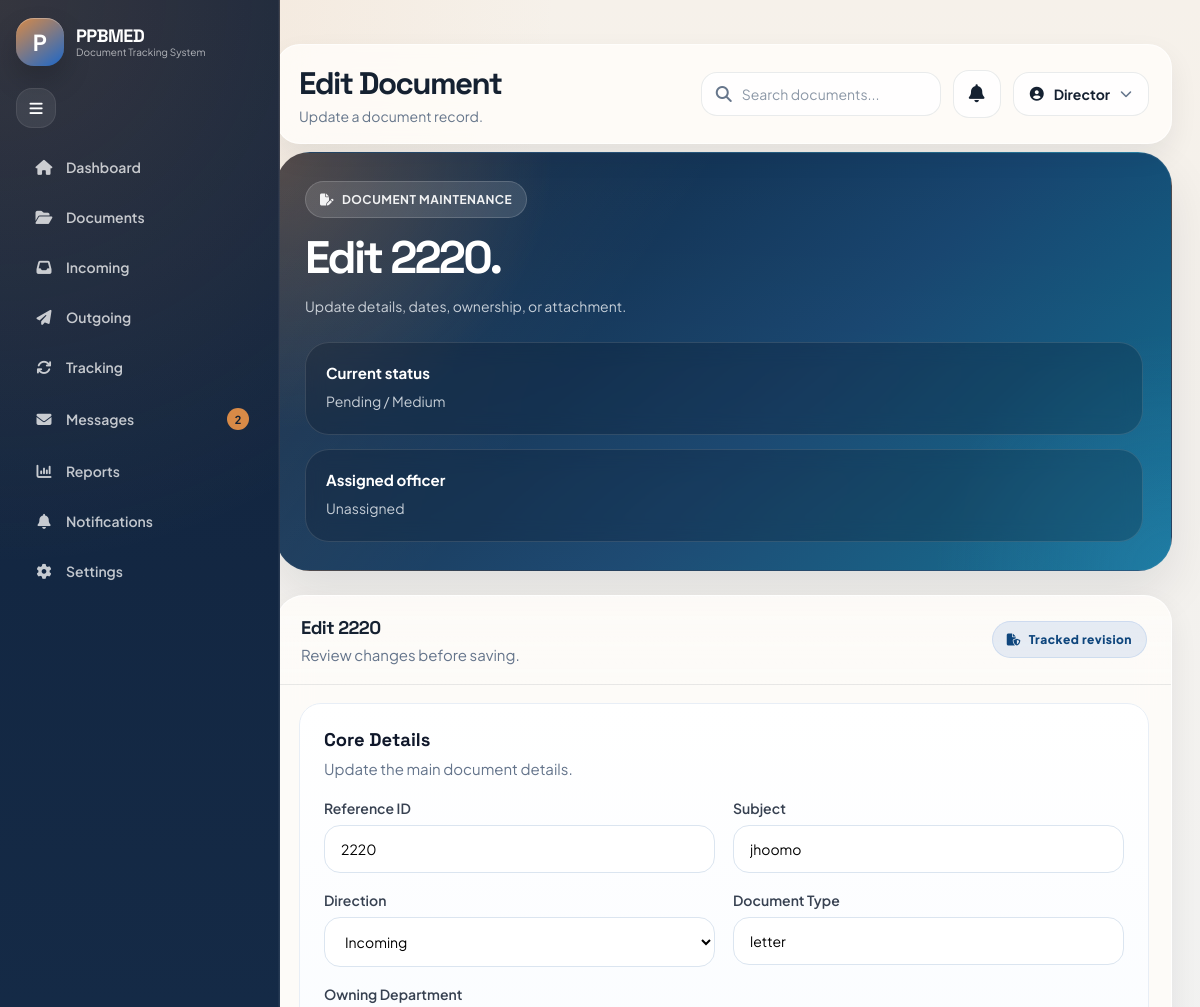
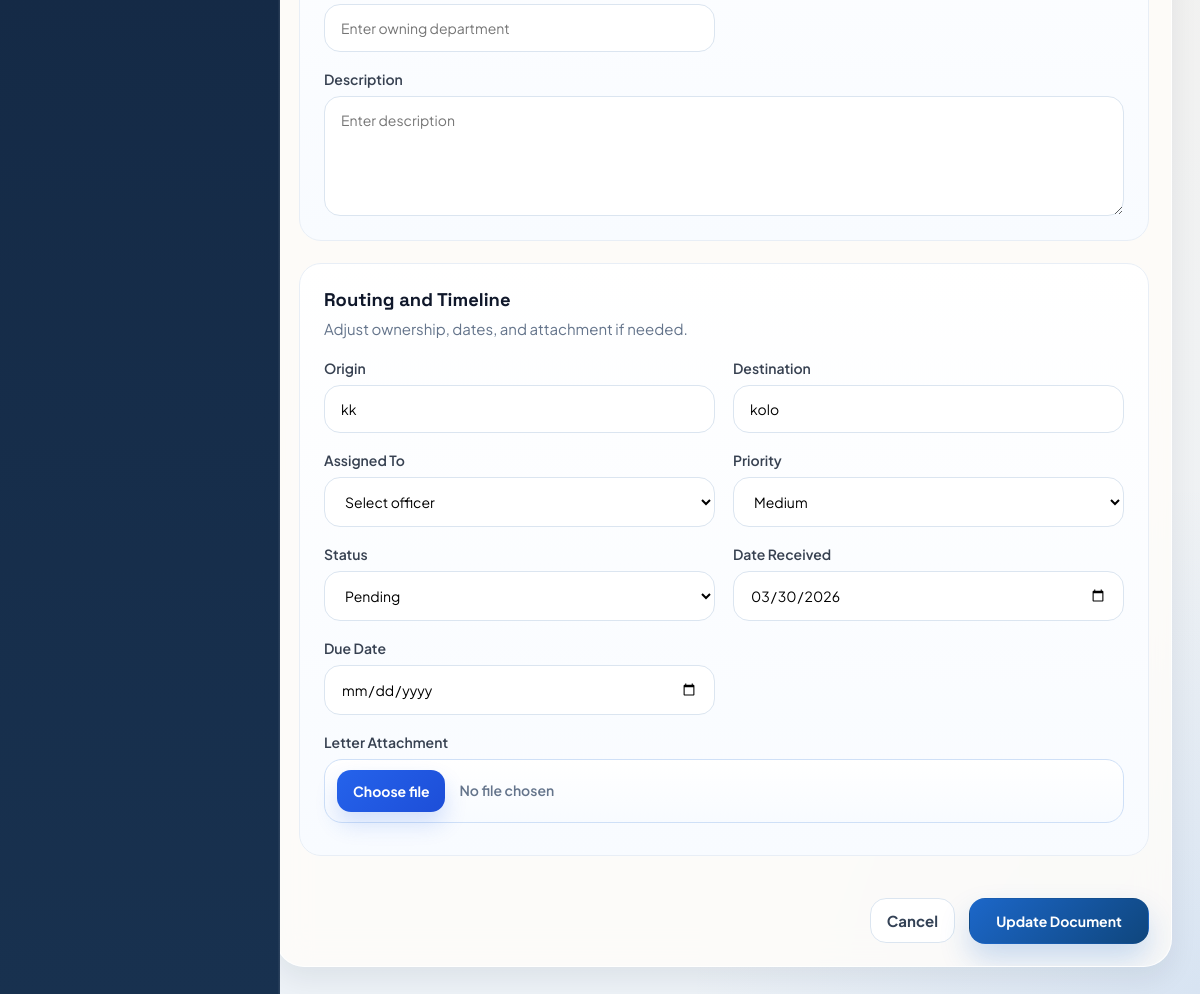
/documents/2/edit/ (signed in), run on the app's committed database (2 pictures, top to bottom).
### coreapp/models.py (models this page shows, shortened)
class Staff(models.Model):
    ROLE_CHOICES = [
        ('Director', 'Director'),
        ('Deputy Director', 'Deputy Director'),
        ('Staff', 'Staff'),
        ('Registry', 'Registry'),
        ('Admin', 'Admin'),
    ]
    user = models.OneToOneField(
        User,
        on_delete=models.CASCADE,
        null=True,
        blank=True,
        related_name='staff_profile'
    )
    full_name = models.CharField(max_length=255)
    role = models.CharField(max_length=50, choices=ROLE_CHOICES, default='Staff')
    department = models.CharField(max_length=255, blank=True, null=True)
    email = models.EmailField(blank=True, null=True)
    is_active = models.BooleanField(default=True)
    is_archived = models.BooleanField(default=False)
    archived_at = models.DateTimeField(blank=True, null=True)
    created_at = models.DateTimeField(auto_now_add=True)
    class Meta:
        ordering = ['full_name']
    def __str__(self):
        return f"{self.full_name} ({self.role})"

class Document(models.Model):
    DIRECTION_CHOICES = [
        ('Incoming', 'Incoming'),
        ('Outgoing', 'Outgoing'),
    ]
    PRIORITY_CHOICES = [
        ('Low', 'Low'),
        ('Medium', 'Medium'),
        ('High', 'High'),
    ]
    STATUS_CHOICES = [
        ('Pending', 'Pending'),
        ('In Progress', 'In Progress'),
        ('Completed', 'Completed'),
        ('Overdue', 'Overdue'),
    ]
    reference_id = models.CharField(max_length=50, unique=True)
    subject = models.CharField(max_length=255)
    description = models.TextField(blank=True, null=True)
    direction = models.CharField(max_length=20, choices=DIRECTION_CHOICES, default='Incoming')
    document_type = models.CharField(max_length=100, blank=True, null=True)
    origin = models.CharField(max_length=255)
    destination = models.CharField(max_length=255)
    assigned_to = models.ForeignKey(
        Staff,
        on_delete=models.SET_NULL,
        blank=True,
        null=True,
        related_name='assigned_documents'
    )
    priority = models.CharField(max_length=20, choices=PRIORITY_CHOICES, default='Medium')
    status = models.CharField(max_length=20, choices=STATUS_CHOICES, default='Pending')
    date_received = models.DateField()
    due_date = models.DateField(blank=True, null=True)
    attachment = models.FileField(upload_to='documents/', blank=True, null=True)
    department = models.CharField(max_length=255, blank=True, null=True)
    is_archived = models.BooleanField(default=False)
    archived_at = models.DateTimeField(blank=True, null=True)
    created_at = models.DateTimeField(auto_now_add=True)

### coreapp/views.py (the view)
# urls.py: path("documents/<int:pk>/edit/", views.edit_document, name="edit_document"),
@role_required("Director", "Deputy Director", "Staff", "Registry", "Admin")
def edit_document(request, pk):
    staff_user = get_logged_in_staff(request)
    document = get_object_or_404(Document, pk=pk)
    require_permission(staff_user, "edit_document", "You do not have permission to edit documents.")
    if not can_access_document(staff_user, document):
        raise PermissionDenied("You do not have permission to edit this document.")
    if document.is_archived:
        raise PermissionDenied("Restore this document before editing it.")
    if request.method == 'POST':
        form = DocumentForm(request.POST, request.FILES, instance=document)
        if form.is_valid():
            updated_document = form.save(commit=False)
            if staff_user.role == "Staff":
                updated_document.assigned_to = staff_user
                updated_document.department = staff_user.department
            if not updated_document.department and updated_document.assigned_to:
                updated_document.department = updated_document.assigned_to.department
            updated_document.save()
            log_audit_event(
                staff_user,
                "Document Updated",
                "Document",
                updated_document.reference_id,
                f"Updated document details for {updated_document.subject}.",
            )
            messages.success(request, f"Document {updated_document.reference_id} updated successfully.")
            return redirect('document_detail', pk=document.pk)
    else:
        form = DocumentForm(instance=document)
    return render(request, "coreapp/edit_document.html", {
        **get_base_context(request),
        "form": form,
        "document": document,
    })

### coreapp/templates/coreapp/edit_document.html (shortened to what this page needs)
{% extends 'coreapp/base.html' %}
{% load static %}
{% block extra_css %}<link rel="stylesheet" href="{% static 'coreapp/css/edit-document.css' %}?v=20260330d">{% endblock %}
{% block page_title %}Edit Document{% endblock %}
{% block page_subtitle %}Update a document record.{% endblock %}
{% block content %}
<section class="edit-document-hero">
    <div class="edit-document-copy">
        <div class="edit-document-badge">
            <i class="fas fa-file-pen"></i>
            <span>Document maintenance</span>
        </div>
        <h2>Edit {{ document.reference_id }}.</h2>
        <p>Update details, dates, ownership, or attachment.</p>
    </div>
    <div class="edit-document-side">
        <div class="document-side-card">
            <strong>Current status</strong>
            <p>{{ document.status }} / {{ document.priority }}</p>
        </div>
        <div class="document-side-card subtle">
            <strong>Assigned officer</strong>
            <p>{% if document.assigned_to %}{{ document.assigned_to.full_name }}{% else %}Unassigned{% endif %}</p>
        </div>
    </div>
</section>
<div class="card edit-document-card">
    <div class="card-header edit-document-header">
        <div>
            <h2>Edit {{ document.reference_id }}</h2>
            <p>Review changes before saving.</p>
        </div>
        <div class="document-edit-chip">
            <i class="fas fa-file-shield"></i>
            <span>Tracked revision</span>
        </div>
    </div>
    <div class="panel-body">
        <form method="post" enctype="multipart/form-data" class="document-form edit-document-form">
            <section class="form-section">
                <div class="form-section-heading">
                    <h3>Core Details</h3>
                    <p>Update the main document details.</p>
                </div>
                <div class="form-grid">
                    <div class="form-group">
                        <label for="{{ form.reference_id.id_for_label }}">Reference ID</label>
                        {{ form.reference_id }}
                    </div>
                    <div class="form-group">
                        <label for="{{ form.subject.id_for_label }}">Subject</label>
                        {{ form.subject }}
                    </div>
                    <div class="form-group">
                        <label for="{{ form.direction.id_for_label }}">Direction</label>
                        {{ form.direction }}
                    </div>
                    <div class="form-group">
                        <label for="{{ form.document_type.id_for_label }}">Document Type</label>
                        {{ form.document_type }}
                    </div>
                    <div class="form-group">
                        <label for="{{ form.department.id_for_label }}">Owning Department</label>
                        {{ form.department }}
                    </div>
                    <div class="form-group full-width">
                        <label for="{{ form.description.id_for_label }}">Description</label>
                        {{ form.description }}
                    </div>
                </div>
            </section>
            <section class="form-section">
                <div class="form-section-heading">
                    <h3>Routing and Timeline</h3>
                    <p>Adjust ownership, dates, and attachment if needed.</p>
                </div>
                <div class="form-grid">
                    <div class="form-group">
                        <label for="{{ form.origin.id_for_label }}">Origin</label>
                        {{ form.origin }}
                    </div>
                    <div class="form-group">
                        <label for="{{ form.destination.id_for_label }}">Destination</label>
                        {{ form.destination }}
                    </div>
                    <div class="form-group">
                        <label for="{{ form.assigned_to.id_for_label }}">Assigned To</label>
                        {{ form.assigned_to }}
                    </div>
                    <div class="form-group">
                        <label for="{{ form.priority.id_for_label }}">Priority</label>
                        {{ form.priority }}
                    </div>
                    <div class="form-group">
                        <label for="{{ form.status.id_for_label }}">Status</label>
                        {{ form.status }}
                    </div>
                    <div class="form-group">
                        <label for="{{ form.date_received.id_for_label }}">Date Received</label>
                        {{ form.date_received }}
                    </div>
                    <div class="form-group">
                        <label for="{{ form.due_date.id_for_label }}">Due Date</label>
                        {{ form.due_date }}
                    </div>
                    <div class="form-group full-width">
                        <label for="{{ form.attachment.id_for_label }}">Letter Attachment</label>
                    </div>
                </div>
            </section>
            <div class="form-actions edit-document-actions">
                <a href="{% url 'document_detail' document.pk %}" class="document-cancel-link">Cancel</a>
                <button type="submit" class="save-btn document-save-btn">Update Document</button>
            </div>
        </form>
    </div>
</div>
{% endblock %}

### coreapp/templates/coreapp/base.html (shortened to what this page needs)
{% load static %}
<!DOCTYPE html>
<html lang="en">
<head>
    <link rel="stylesheet" href="{% static 'coreapp/css/dashboard.css' %}">
    <link rel="stylesheet" href="{% static 'coreapp/css/dashboard-layout.css' %}">
    <link rel="stylesheet" href="https://cdnjs.cloudflare.com/ajax/libs/font-awesome/6.5.2/css/all.min.css">
    {% block extra_css %}{% endblock %}
    <link rel="stylesheet" href="{% static 'coreapp/css/modern-theme.css' %}?v=20260331b">
</head>
<body class="{% if dark_mode_enabled %}theme-dark{% endif %}">
    <div class="dashboard-container" id="dashboardContainer">
        <aside class="sidebar" id="sidebar">
            <div class="logo-area small-logo">
                <div class="logo-box">P</div>
                <div class="logo-text sidebar-text">
                    <h2>PPBMED</h2>
                    <p>Document Tracking System</p>
                </div>
            </div>
            <button type="button" class="sidebar-toggle" id="sidebarToggle" title="Toggle Sidebar">
                <i class="fas fa-bars"></i>
            </button>
            <nav class="sidebar-menu">
                <a href="{% url 'dashboard' %}" class="menu-item {% if request.resolver_match.url_name == 'dashboard' %}active{% endif %}">
                    <i class="fas fa-house"></i><span class="sidebar-text">Dashboard</span>
                </a>
                {% if permission_flags.view_documents %}
                <a href="{% url 'documents' %}" class="menu-item {% if request.resolver_match.url_name == 'documents' %}active{% endif %}">
                    <i class="fas fa-folder-open"></i><span class="sidebar-text">Documents</span>
                </a>
                {% endif %}
                {% if permission_flags.view_incoming %}
                <a href="{% url 'incoming' %}" class="menu-item {% if request.resolver_match.url_name == 'incoming' %}active{% endif %}">
                    <i class="fas fa-inbox"></i><span class="sidebar-text">Incoming</span>
                </a>
                {% endif %}
                {% if permission_flags.view_outgoing %}
                <a href="{% url 'outgoing' %}" class="menu-item {% if request.resolver_match.url_name == 'outgoing' %}active{% endif %}">
                    <i class="fas fa-paper-plane"></i><span class="sidebar-text">Outgoing</span>
                </a>
                {% endif %}
                {% if permission_flags.view_tracking %}
                <a href="{% url 'tracking' %}" class="menu-item {% if request.resolver_match.url_name == 'tracking' %}active{% endif %}">
                    <i class="fas fa-arrows-rotate"></i><span class="sidebar-text">Tracking</span>
                </a>
                {% endif %}
                {% if permission_flags.view_messages %}
                <a href="{% url 'messages' %}" class="menu-item {% if request.resolver_match.url_name == 'messages' %}active{% endif %}">
                    <i class="fas fa-envelope"></i><span class="sidebar-text">Messages</span>
                    {% if unread_messages_count > 0 %}
                        <span class="menu-badge">{{ unread_messages_count }}</span>
                    {% endif %}
                </a>
                {% endif %}
                {% if permission_flags.view_reports %}
               <a href="{% url 'reports' %}" class="menu-item {% if request.resolver_match.url_name == 'reports' %}active{% endif %}">
                   <i class="fas fa-chart-column"></i><span class="sidebar-text">Reports</span>
               </a>
               {% endif %}
                <a href="{% url 'notifications' %}" class="menu-item {% if request.resolver_match.url_name == 'notifications' %}active{% endif %}">
                    <i class="fas fa-bell"></i>
                    <span class="sidebar-text">Notifications</span>
                </a>
                <a href="{% url 'settings' %}" class="menu-item {% if request.resolver_match.url_name == 'settings' %}active{% endif %}">
                    <i class="fas fa-gear"></i><span class="sidebar-text">Settings</span>
                </a>
            </nav>
        </aside>
        <main class="main-content">
            <header class="topbar">
                <div>
                    <h1>{% block page_title %}PPBMED Dashboard{% endblock %}</h1>
                    <p>{% block page_subtitle %}{{ page_subtitle|default:"Track and manage official documents." }}{% endblock %}</p>
                </div>
                <div class="topbar-right">
                    <div class="search-box">
                        <i class="fas fa-search"></i>
                        <input type="text" placeholder="Search documents...">
                    </div>
                    <div class="top-icons">
                        <a href="{% url 'notifications' %}" class="icon-btn bell-btn">
                            <i class="fas fa-bell"></i>
                        </a>
                    </div>
                    <div class="account-menu" id="accountMenu">
                        <button class="profile-btn" id="accountMenuButton" type="button" aria-haspopup="true" aria-expanded="false">
                            <i class="fas fa-user-circle"></i>
                            <span>{% if staff_user %}{{ staff_user.role }}{% else %}Account{% endif %}</span>
                            <i class="fas fa-chevron-down account-caret"></i>
                        </button>
                    </div>
                </div>
            </header>
            {% block content %}{% endblock %}
        </main>
    </div>
</body>
</html>

### data on the page
Staff: role "Director"
Document: reference_id "2220", status "Pending", priority "Medium", subject "jhoomo", direction "Incoming", document_type "letter", origin "kk", destination "kolo", assigned_to "Select officer", date_received "03/30/2026"

### other printed values
{{ unread_messages_count }} "2"
